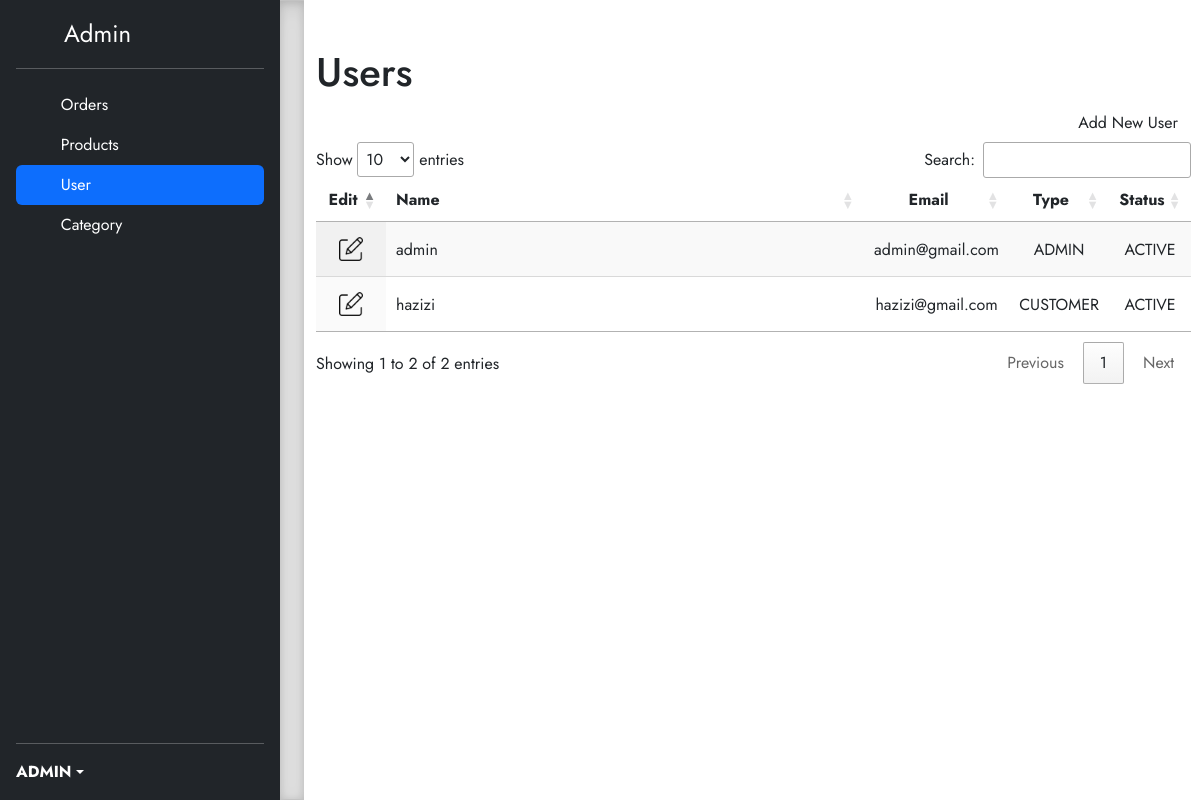
The page /sites/user/user.php (signed in) on the database its author committed.
### tables this page shows
CREATE TABLE `user` (
  `user_id` int(11) NOT NULL,
  `user_type_id` int(11) NOT NULL,
  `user_name` varchar(255) DEFAULT NULL,
  `user_email` varchar(255) DEFAULT NULL,
  `user_password` varchar(255) DEFAULT NULL,
  `user_status` char(1) DEFAULT NULL
);

CREATE TABLE `user_type` (
  `user_type_id` int(11) NOT NULL,
  `user_type_name` varchar(255) NOT NULL
);

### sites/user/user.php (the view, shortened to what this page needs)
<?php
    include '../../applications/mainframe.php';
?>
<!doctype html>
<html lang="en">
  <head>
  </head>
  <body>
<main class="d-flex flex-nowrap">
  <div class="d-flex flex-column flex-shrink-0 p-3 text-bg-dark" style="width: 280px;">
    <a href="../orders/orders.php" class="d-flex align-items-center mb-3 mb-md-0 me-md-auto text-white text-decoration-none">
      <svg class="bi pe-none me-2" width="40" height="32"><use xlink:href="#bootstrap"/></svg>
      <span class="fs-4">Admin</span>
    </a>
    <hr>
    <ul class="nav nav-pills flex-column mb-auto">
      <li>
        <a href="../orders/orders.php" class="nav-link text-white">
          <svg class="bi pe-none me-2" width="16" height="16"><use xlink:href="#table"/></svg>
          Orders
        </a>
      </li>
      <li>
        <a href="../product/product.php" class="nav-link text-white">
          <svg class="bi pe-none me-2" width="16" height="16"><use xlink:href="#grid"/></svg>
          Products
        </a>
      </li>
      <li>
        <a href="#" class="nav-link text-white active">
          <svg class="bi pe-none me-2" width="16" height="16"><use xlink:href="#people-circle"/></svg>
          User
        </a>
      </li>
      <li>
        <a href="../category/category.php" class="nav-link text-white">
          <svg class="bi pe-none me-2" width="16" height="16"><use xlink:href="#speedometer2"/></svg>
          Category
        </a>
      </li>
    </ul>
    <hr>
    <div class="dropdown">
      <?php
      $user=$_SESSION['user_id'];
      $query = "SELECT UPPER(user_name) AS name FROM `user` WHERE user_id=$user";
      $result = mysqli_query($conn, $query);
      if (mysqli_num_rows($result)==1){
      ?>
      <a href="#" class="d-flex align-items-center text-white text-decoration-none dropdown-toggle" data-bs-toggle="dropdown" aria-expanded="false">
        <strong><?php echo mysqli_fetch_assoc($result)["name"];}?></strong>
      </a>
    </div>
  </div>
  <div class="b-example-divider b-example-vr"></div>
  <div class="container pt-5">
    <div class="row">
        <div class="col">
            <h1>Users</h1>
        </div>
    </div>
    <div class="row">
      <div class="col-md-10">
      </div>
      <div class="col-md-2">
        <div class="row ">
          <button type="" class="btn justify-content-right" id="addBtn" name="addBtn">Add New User</button>
        </div>
      </div>
    </div>
    <div class="row">
    <table id="datagrid" class="display" title="News List">
      <thead>
          <tr>
              <th>Edit</th>
              <th>Name</th>
              <th>Email</th>
              <th>Type</th>
              <th>Status</th>
          </tr>
      </thead>
      <tbody>
        <?php
        $query4 = "SELECT a.user_id, a.user_name, a.user_email, b.user_type_name, CASE WHEN a.user_status='Y' THEN 'ACTIVE' ELSE 'INACTIVE' END AS 'user_status' FROM user a, user_type b WHERE a.user_type_id=b.user_type_id AND a.user_status!='D'";
        $result4 = mysqli_query($conn,$query4);
        if(mysqli_num_rows($result4)>0){
          while($row2=mysqli_fetch_assoc($result4)){
            ?>
            <tr>
              <td><?php echo $row2["user_id"]?></td>
              <td><?php echo $row2["user_name"]?></td>
              <td><?php echo $row2["user_email"]?></td>
              <td><?php echo $row2["user_type_name"]?></td>
              <td><?php echo $row2["user_status"]?></td>
            </tr>
            <?php
          }
        }
        ?>
      </tbody>
    </table>
    </div>
  </div>
</main>
  </body>
</html>

### applications/mainframe.php (style rules this page uses)
body { font-family: 'Jost', sans-serif; }

### sites/user/user.php (style rules this page uses)
.b-example-divider { height: 3rem; background-color: rgba(0, 0, 0, .1); border: solid rgba(0, 0, 0, .15); border-width: 1px 0; box-shadow: inset 0 .5em 1.5em rgba(0, 0, 0, .1), inset 0 .125em .5em rgba(0, 0, 0, .15); }
.b-example-vr { flex-shrink: 0; width: 1.5rem; height: 100vh; }
.bi { vertical-align: -.125em; fill: currentColor; }

### rows shown on the page
user: user_name "admin", user_email "admin@gmail.com", user_type.user_type_name "ADMIN", user_status "ACTIVE"
user: user_name "hazizi", user_email "hazizi@gmail.com", user_type.user_type_name "CUSTOMER", user_status "ACTIVE"

### other values the page prints
mysqli_fetch_assoc($result)["name"] "ADMIN"
